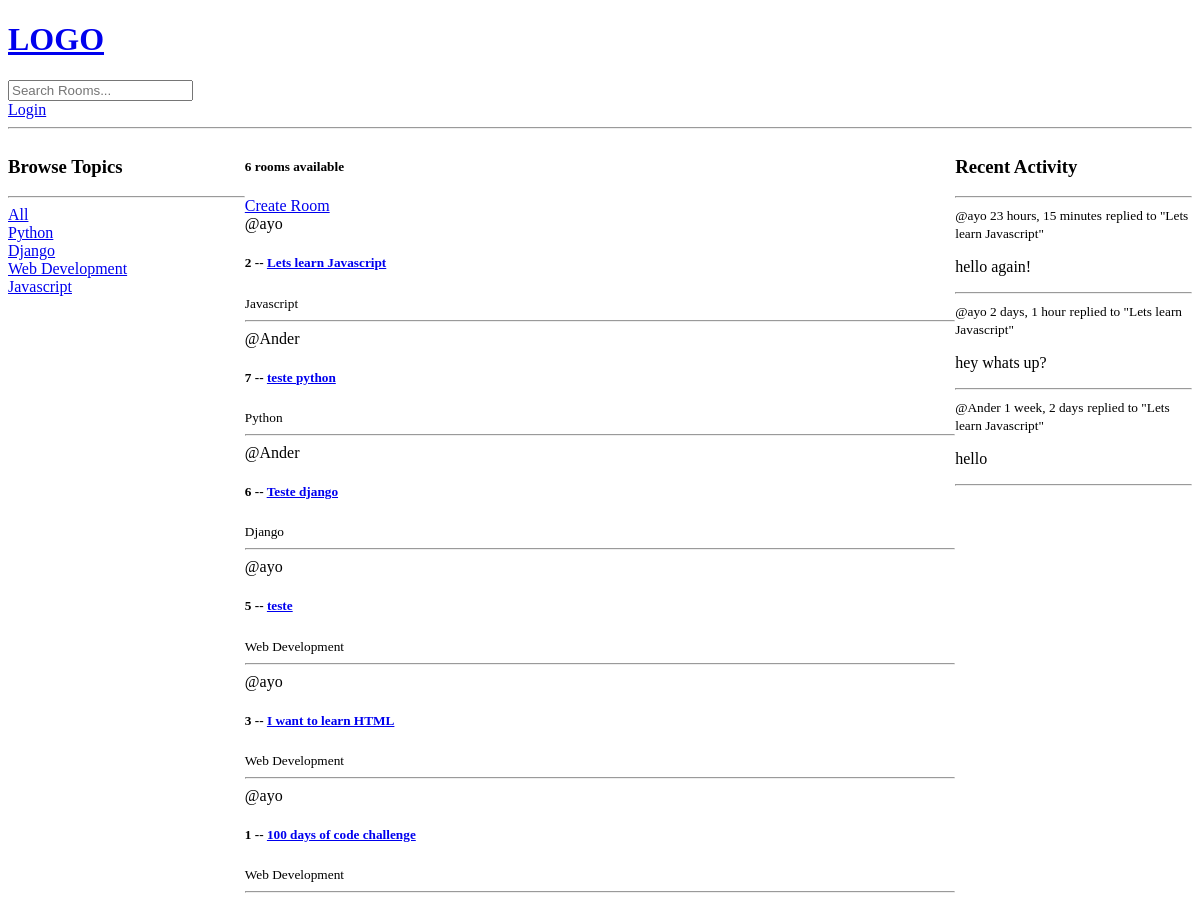
Before: / with the older database file.
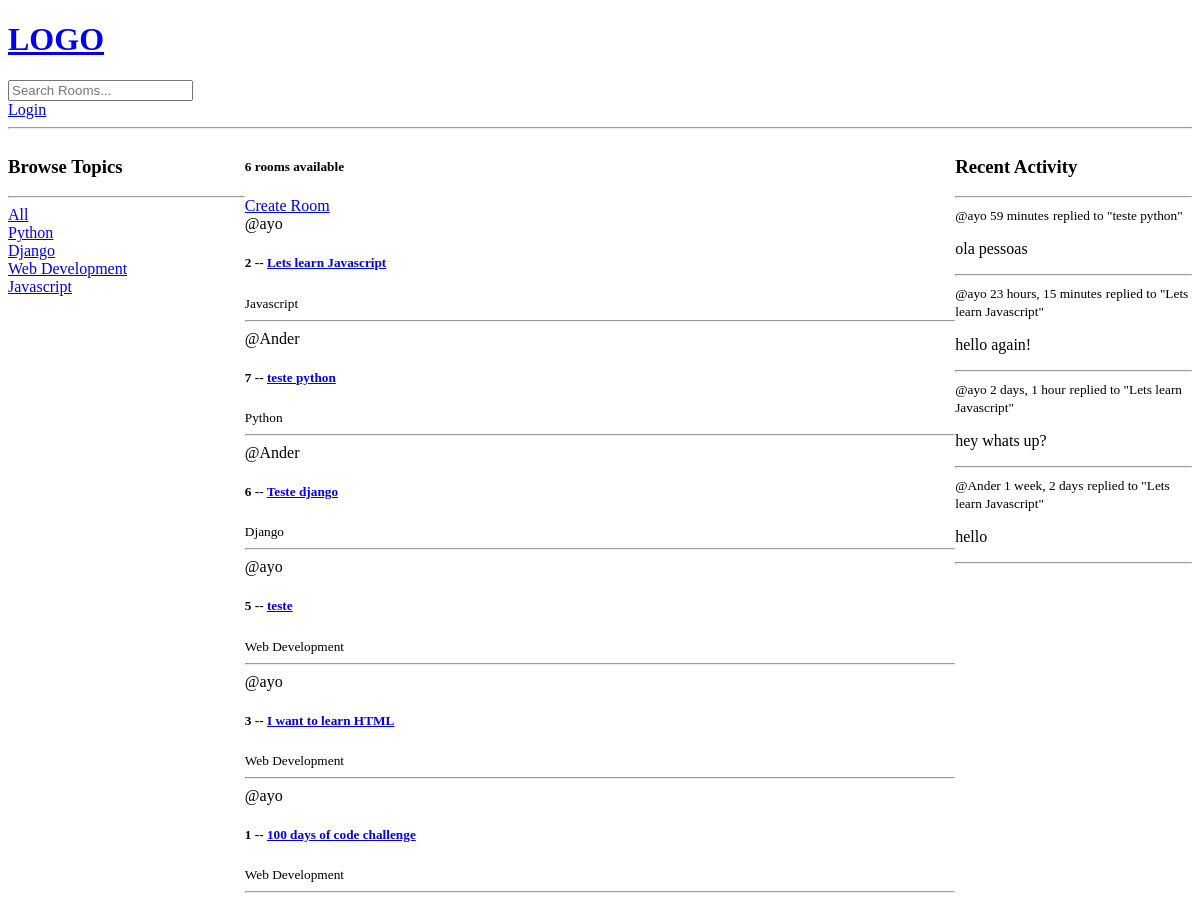
After: the same page with the newer database file.
### base/models.py (models this page shows, shortened)
class Topic(models.Model):
    name = models.CharField(max_length=200)

class Room(models.Model):
    host = models.ForeignKey(User, on_delete=models.SET_NULL, null=True)
    topic = models.ForeignKey(Topic, on_delete=models.SET_NULL, null=True)
    name = models.CharField(max_length=200)
    description = models.TextField(null=True, blank=True)
    participants = models.ManyToManyField(User, related_name='participants', blank=True)
    update = models.DateTimeField(auto_now=True)
    created = models.DateTimeField(auto_now_add=True)
    class Meta:
        ordering = ['-update', '-created']
    def __str__(self):
        return self.name

class Message(models.Model):
    user = models.ForeignKey(User,on_delete=models.CASCADE)
    room = models.ForeignKey(Room, on_delete=models.CASCADE)
    body = models.TextField()
    update = models.DateTimeField(auto_now=True)
    created = models.DateTimeField(auto_now_add=True)
    class Meta:
        ordering = ['-update', '-created']
    def __str__(self):
        return self.body[0:50]

### base/views.py (the view)
# urls.py: path('', views.home, name="home"),
def home(request):
    q = request.GET.get('q') if request.GET.get('q') != None else ''
    rooms = Room.objects.filter(
        Q(topic__name__icontains=q) |
        Q(name__icontains=q) |
        Q(description__icontains=q)
        )
    topics = Topic.objects.all()
    room_count =  rooms.count()
    room_messages = Message.objects.filter(Q(room__topic__name__icontains=q))
    context = {'rooms': rooms,'topics': topics,'room_count': room_count,
               'room_messages': room_messages}
    return render(request, 'base/home.html', context)

### base/templates/base/home.html (shortened to what this page needs)
<!DOCTYPE html>
{% extends 'main.html' %} {% block content %}
<html lang="en">
  <head> </head>
  <body>
    <div class="home-container">
      <div>
        <h3>Browse Topics</h3>
        <hr />
        <div>
          <a href="{% url 'home' %}">All</a>
        </div>
        {% for topic in topics %}
        <div>
          <a href="{% url 'home' %}?q={{topic.name}}">{{topic.name}}</a>
        </div>
        {% endfor %}
      </div>
      <div>
        <h5>{{room_count}} rooms available</h5>
        <a href="{% url 'create-room' %}">Create Room</a>
        <div>
          {% for room in rooms %}
          <div>
            <span>@{{room.host.username}}</span>
            <h5>
              {{room.id}} --
              <a href="{% url 'room' room.id %}">{{room.name}}</a>
            </h5>
            <small>{{room.topic.name}}</small>
            <hr />
          </div>
          {% endfor %}
        </div>
      </div>
      <div>{% include 'base/activity_components.html' %}</div>
    </div>
  </body>
</html>
{% endblock content %}

### base/templates/base/activity_components.html (shortened to what this page needs)
<h3>Recent Activity</h3>
<hr />
{% for message in room_messages %}
<div>
  <small>@{{message.user}} {{message.created|timesince}}</small>
  <small>replied to "{{message.room}}"</small>
  <p>{{message}}</p>
  <hr />
</div>
{% endfor %}

Changed rows visible on the page:
added Message: user "ayo", created "59 minutes", room "teste python", body "ola pessoas"
